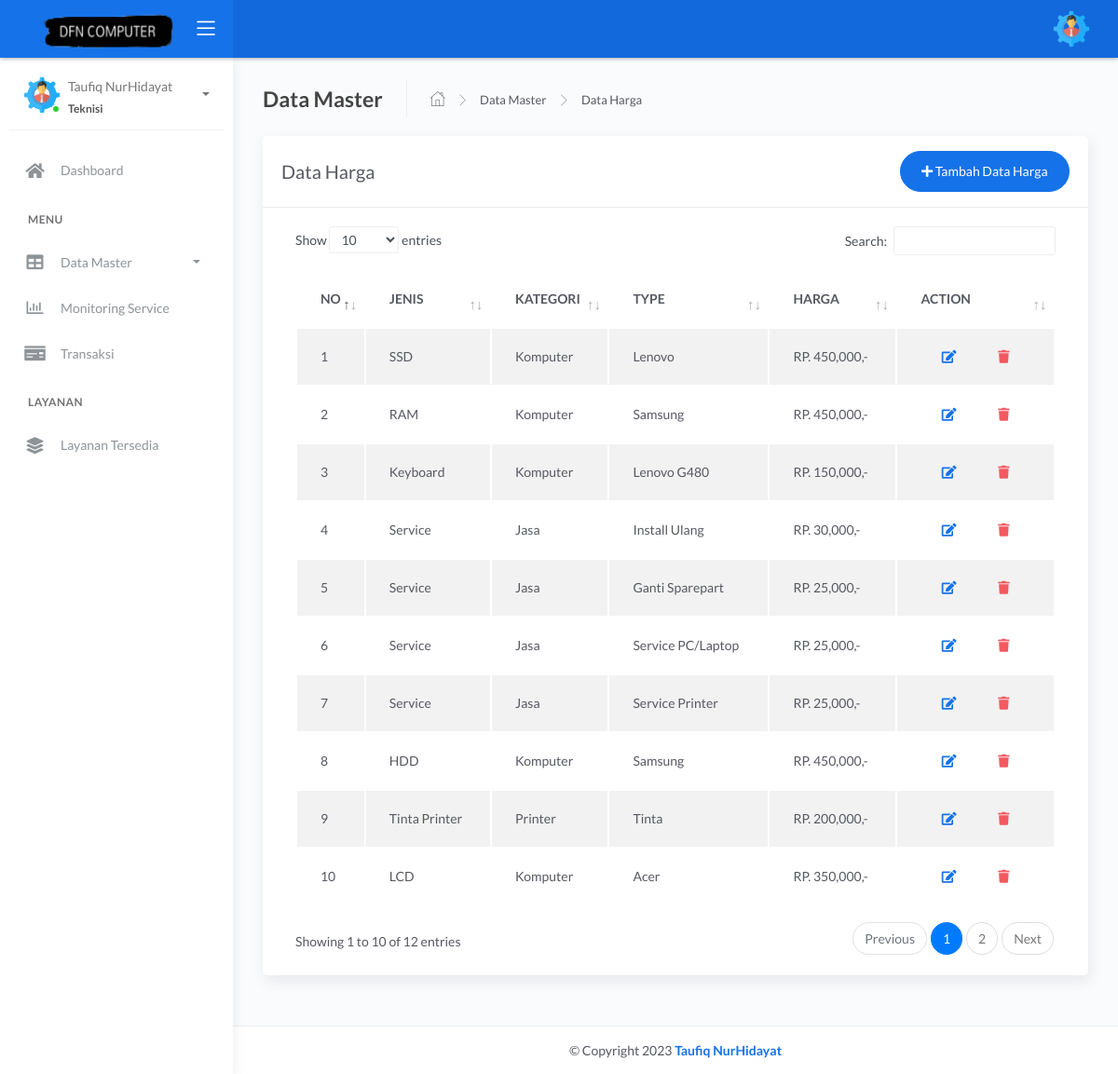
/admin/teknisi/harga.php (signed in), run on the app's committed database.
### tables this page shows
CREATE TABLE `harga` (
  `id_harga` int(11) NOT NULL,
  `jenis` varchar(255) NOT NULL,
  `kategori` varchar(255) NOT NULL,
  `type` varchar(255) NOT NULL,
  `harga` int(11) NOT NULL
);

### admin/teknisi/harga.php (the view, shortened to what this page needs)
<?php include 'header.php';
?>
<div class="main-panel">
	<div class="content">
		<div class="page-inner">
			<div class="page-header">
				<h4 class="page-title">Data Master</h4>
				<ul class="breadcrumbs">
					<li class="nav-home">
						<a href="index.php">
							<i class="flaticon-home"></i>
						</a>
					</li>
					<li class="separator">
						<i class="flaticon-right-arrow"></i>
					</li>
					<li class="nav-item">
						<a href="#">Data Master</a>
					</li>
					<li class="separator">
						<i class="flaticon-right-arrow"></i>
					</li>
					<li class="nav-item">
						<a href="harga.php">Data Harga</a>
					</li>
				</ul>
			</div>
			<div class="row ">
				<div class="col-md-12">
					<div class="card full-height">
						<div class="card-header">
							<div class="d-flex align-items-center">
								<h1 class="card-title">Data Harga</h1>
								<button class="btn btn-primary btn-round ml-auto" data-toggle="modal" data-target="#tambahharga">
									<i class="fa fa-plus"></i>
									Tambah Data Harga
								</button>
							</div>
						</div>
						<div class="card-body">
							<div class="table-responsive">
								<table id="tableharga" class="display table table-striped table-hover">
									<thead>
										<tr>
											<th style="width: 1%">NO</th>
											<th>JENIS</th>
											<th>KATEGORI</th>
											<th>TYPE</th>
											<th>HARGA</th>
											<th style="width: 10%">ACTION</th>
										</tr>
									</thead>
									<tbody>
										<?php
										include '../../koneksi.php';
										$no = 1;
										$data = mysqli_query($koneksi, "SELECT * FROM harga");
										while ($d = mysqli_fetch_array($data)) {
										?>
											<tr>
												<td><?php echo $no++; ?></td>
												<td><?php echo $d['jenis']; ?></td>
												<td><?php echo $d['kategori']; ?></td>
												<td><?php echo $d['type']; ?></td>
												<td>RP. <?php echo number_format($d['harga']) ?>,-</td>
												<td>
													<form action="harga.php" method="post">
														<div class="form-button-action">
															<button type="button" data-toggle="modal" title="" class="btn btn-link btn-primary" data-target="#editharga_<?php echo $d['id_harga']; ?>">
																<i class="fa fa-edit"></i>
															</button>
															<button type="button" class="btn btn-link btn-danger" data-toggle="modal" data-target="#hapusModal<?php echo $d['id_harga']; ?>">
																<i class="fas fa fa-trash"></i>
															</button>
														</div>
													</form>
							</div>
						<?php
										}
						?>
						</td>
						</tr>
<?php include 'footer.php'; ?>

### data on the page
harga: jenis "SSD", kategori "Komputer", type "Lenovo", harga "450,000"
harga: jenis "RAM", kategori "Komputer", type "Samsung", harga "450,000"
harga: jenis "Keyboard", kategori "Komputer", type "Lenovo G480", harga "150,000"
harga: jenis "Service", kategori "Jasa", type "Install Ulang", harga "30,000"
harga: jenis "Service", kategori "Jasa", type "Ganti Sparepart", harga "25,000"
harga: jenis "Service", kategori "Jasa", type "Service PC/Laptop", harga "25,000"
harga: jenis "Service", kategori "Jasa", type "Service Printer", harga "25,000"
harga: jenis "HDD", kategori "Komputer", type "Samsung", harga "450,000"
harga: jenis "Tinta Printer", kategori "Printer", type "Tinta", harga "200,000"
harga: jenis "LCD", kategori "Komputer", type "Acer", harga "350,000"

### other printed values
$_SESSION['name'] "Taufiq NurHidayat"
$_SESSION['level'] "Teknisi"
